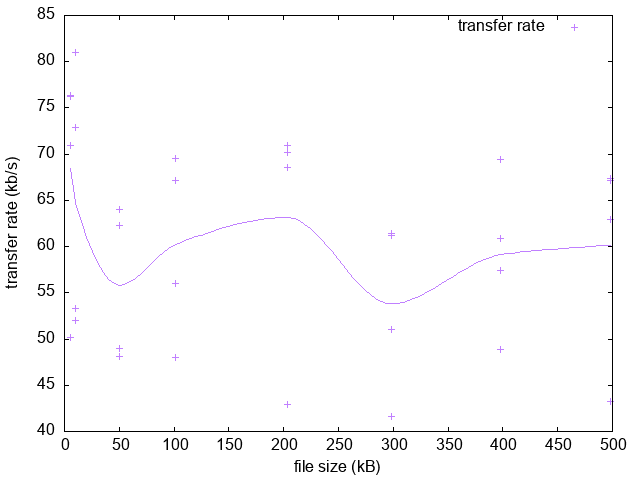

Source code (gnuplot):
set terminal png
set xlabel 'file size (kB)'
set ylabel 'transfer rate (kb/s)'

plot \
  'tftp.data' using ($1/1000):($1/$2*8) with points title "transfer rate" lc "purple",\
  'tftp.data' using ($1/1000):($1/$2*8) smooth mcspline notitle lc "purple"
